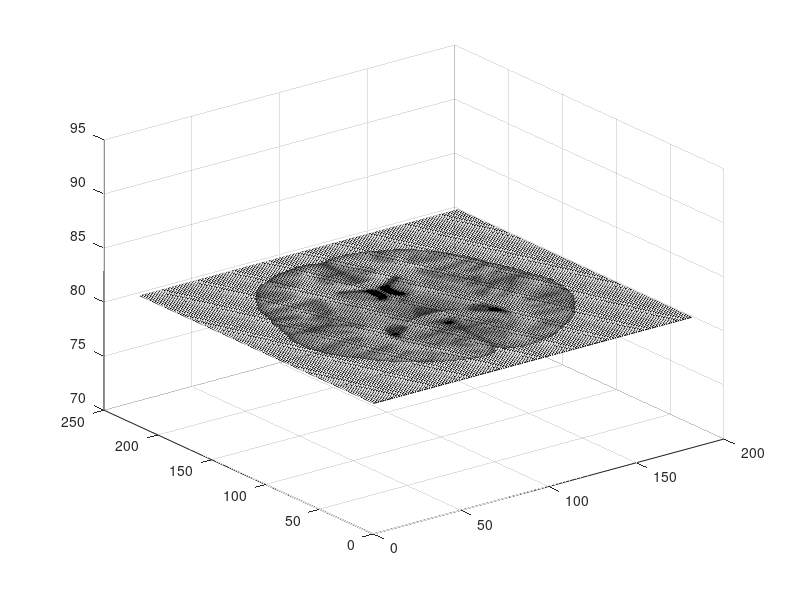

Write MATLAB code to recreate this figure. (Note: this script raises an error after producing the figure.)
figure('Position',[0 0 1920 1080])

slice_xlimits = [98.0211  108.5175];
slice_ylimits = [93.4533  127.2028];
slice_zlimits = [116.0609  143.8561];
load('MNI_Seed_voxelData.mat')
brain = niidata;
load('MNI_1mm_mask2.mat','brain_mask')
z_loc = 82;
brain_rescaled = rescale(brain,1,256);
brain_rescaled(~brain_mask)=NaN;
brain_slice = brain_rescaled(:,:,z_loc)';
colormap(gray(256))
slicesurf = surf(repmat(z_loc, size(brain_slice)), brain_slice);
slicesurf.EdgeAlpha=0;
%slicesurf.FaceAlpha=0;
slicesurf.FaceLighting='none';
slicesurf.Clipping='off';

hold on
thalCmap=turbo(256);
[newslicevals,newCmap] = ProjThalData2Slice(pc_thal,z_loc,seed_voxel_coords,thalCmap,1.75);
% 
z_loc = 82;
brain_slice = brain_rescaled(:,:,z_loc)';
colormap(gray(256))
slicesurf2 = surf(repmat(z_loc+.1, size(brain_slice)), newslicevals);
slicesurf2.EdgeAlpha=0;
slicesurf2.FaceAlpha=0;
slicesurf2.FaceLighting='none';
slicesurf2.Clipping='off';
slicesurf2.CData=newslicevals;
colormap(newCmap)


thalCmap=turbo(256);
maskslice = newslicevals;
% 
maskslice(maskslice>256) = NaN;
z_loc = 82;
brain_slice = brain_rescaled(:,:,z_loc)';
sliceMASK = surf(repmat(87, size(brain_slice)), maskslice);
sliceMASK.EdgeAlpha=0;
sliceMASK.FaceAlpha=0;
sliceMASK.FaceLighting='none';
sliceMASK.Clipping='off';
sliceMASK.CData=maskslice;

view([0 90])

axis off
axis tight
axis equal
axis vis3d

xlim(slice_xlimits)
ylim(slice_ylimits)
zlim(slice_zlimits)

pc_thal = (zscore(score{3}(:,1)'));
pc_patch_coords_start = linspace(121.75,92,922)';
cmap = turbo(256);
pc_thal_colors_ind = ceil(rescale(pc_thal,1,size(cmap,1)));
pc_thal_colors_ind(isnan(pc_thal)) = 1;
pc_thal_colors = cmap(pc_thal_colors_ind,:);


x_coords = [121.75+5 121.75+10 121.75+10 121.75+5];
z_coords = [85 85 85 85];


seed_voxel_coords = seeds_vox(logical(seed_ind),:);
dist2slice = pdist2(seed_voxel_coords(:,3),z_loc);
minDist = min(dist2slice);
seeds2plot_ind = dist2slice==minDist;

vox_spacing = .2;
r = linspace(0,1,30);
zoffset = 2;

seeds2plot = seed_voxel_coords(seeds2plot_ind,:);

seeds2plot_colors = pc_thal_colors(seeds2plot_ind,:);
[x,y,z]=sphere(64);
sphere_mesh = surf2patch(x,y,z,'triangles');
for i = 1:length(seeds2plot)
    sphere_mesh_roi = sphere_mesh;
    sphere_mesh_roi.vertices = (sphere_mesh.vertices.*.25) + [seeds2plot(i,1:2)+.5 82.5];
    sSeeds(i) = patch(sphere_mesh_roi,'EdgeColor','none','FaceColor',[0 0 0],'Clipping','off','FaceLighting','none');
    material dull     
end

print(['./NewGIFs/SliceMorph_START.png'],'-dpng')

for i = 1:921
y_coords = [pc_patch_coords_start(i) pc_patch_coords_start(i) pc_patch_coords_start(i+1) pc_patch_coords_start(i+1)]+5; 
f = [1 2 3 4];
v = [x_coords(1) y_coords(1) z_coords(1);x_coords(2) y_coords(2) z_coords(2);x_coords(3) y_coords(3) z_coords(3);x_coords(4) y_coords(4) z_coords(4)];

pc_patches(i) = patch('Faces',f,'Vertices',v,'FaceColor',pc_thal_colors(i,:),'Clipping','off','EdgeColor','none','FaceLighting','none');
end


for j = 1:30
    for i = 1:921
    y_coords = [pc_patch_coords_start(i) pc_patch_coords_start(i) pc_patch_coords_start(i+1) pc_patch_coords_start(i+1)]+5; 
    v = [x_coords(1) y_coords(1) z_coords(1);x_coords(2) y_coords(2) z_coords(2);x_coords(3) y_coords(3) z_coords(3);x_coords(4) y_coords(4) z_coords(4)];

    voxel_coord = seed_voxel_coords(i,:)+[.5 .5 0];
    
    v2 = [voxel_coord+[-vox_spacing -vox_spacing zoffset]; voxel_coord+[vox_spacing -vox_spacing zoffset];voxel_coord+[vox_spacing vox_spacing zoffset];voxel_coord+[-vox_spacing vox_spacing zoffset]];
    
    v3 = find_point_on_line(v,v2,r(j));
    
    pc_patches(i).Vertices = v3;
    
    if seeds2plot_ind(i)==0
        pc_patches(i).FaceAlpha=1-r(j);
    end
    
    end
%     disp(num2str(j))
     pause(.1)
    print(['./NewGIFs/SliceMorph1_',num2str(j),'.png'],'-dpng')
end

sliceMASK.FaceAlpha=0;

% seeds2plot = seed_voxel_coords(seeds2plot_ind,:);
% 
% seeds2plot_colors = pc_thal_colors(seeds2plot_ind,:);
% 
% for i = 1:length(seeds2plot)
%     sSeeds(i).FaceColor = seeds2plot_colors(i,:);
%     material dull     
% end

%vox_spacing2 = .875;
vox_spacing2 = 1.75;
r2 = linspace(0,1,30);
r3 = [zeros(1,20) linspace(0,1,10)];
    for i = 1:length(seeds2plot)
        sSeeds(i).FaceAlpha = 1;   
    end
for j = 1:30
    for i = 1:921
    voxel_coord = seed_voxel_coords(i,:)+[.5 .5 0];
    
    v = [voxel_coord+[-vox_spacing -vox_spacing zoffset]; voxel_coord+[vox_spacing -vox_spacing zoffset];voxel_coord+[vox_spacing vox_spacing zoffset];voxel_coord+[-vox_spacing vox_spacing zoffset]];
    
    v2 = [voxel_coord+[-vox_spacing2 -vox_spacing2 zoffset]; voxel_coord+[vox_spacing2 -vox_spacing2 zoffset];voxel_coord+[vox_spacing2 vox_spacing2 zoffset];voxel_coord+[-vox_spacing2 vox_spacing2 zoffset]];
        
    v3 = find_point_on_line(v,v2,r2(j));
    
    pc_patches(i).Vertices = v3;
    
    if seeds2plot_ind(i)==0
        pc_patches(i).FaceAlpha=0;
    else
        pc_patches(i).FaceAlpha=1-r3(j);
    end
    
    end
    
    if j == 10
    for i = 1:length(seeds2plot)
        sSeeds(i).FaceAlpha = 0;   
    end
    end
    
    slicesurf2.FaceAlpha = r3(j);
%     disp(num2str(j))
     pause(.1)
     print(['./NewGIFs/SliceMorph2_',num2str(j),'.png'],'-dpng')
end
